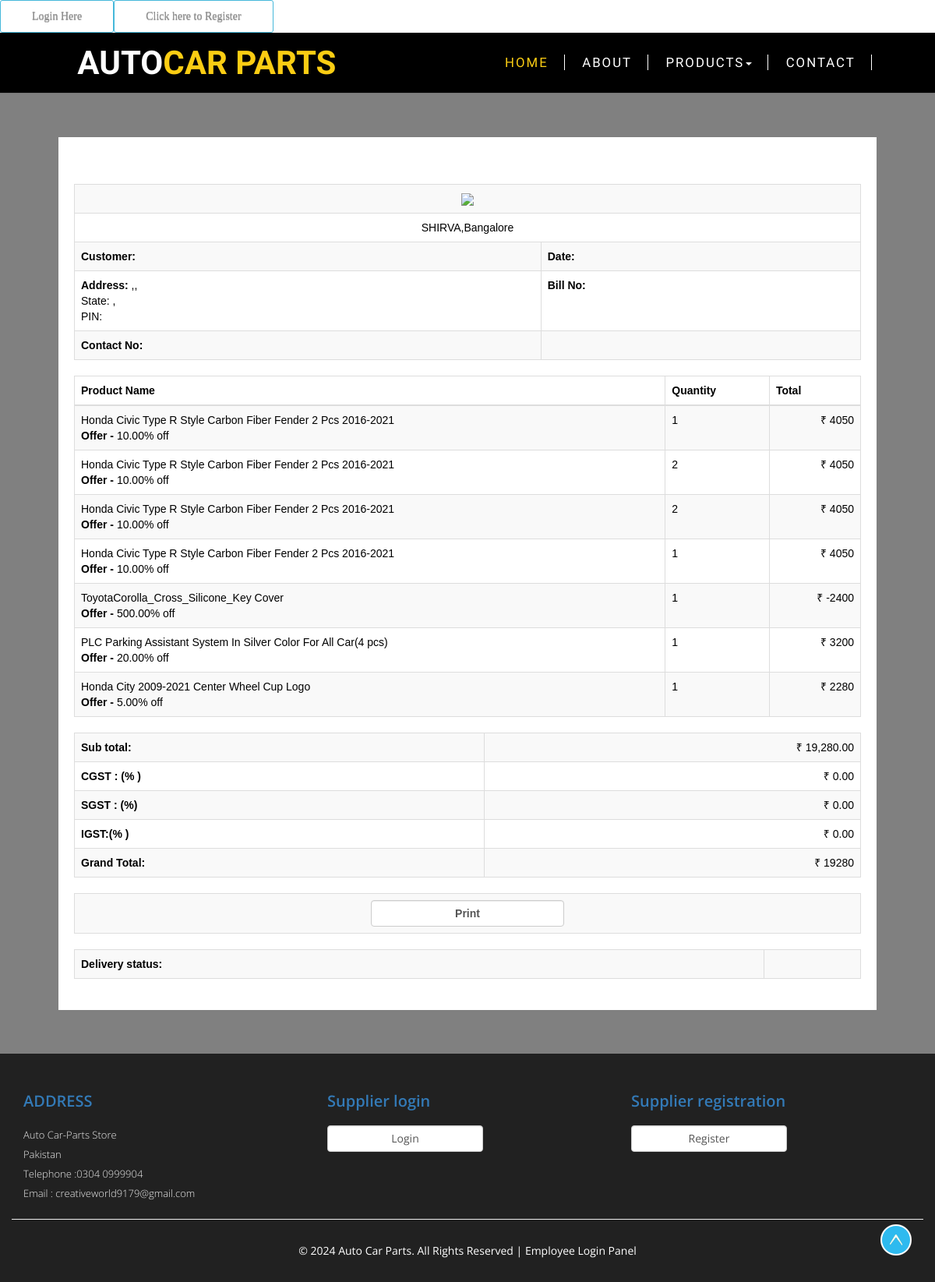
Page /customizedorderbillreceipt.php on the committed database.
### tables this page shows
CREATE TABLE `purchase` (
  `purchaseid` int(10) NOT NULL,
  `billingid` int(10) NOT NULL,
  `customerid` int(10) NOT NULL,
  `productid` int(10) NOT NULL,
  `qty` int(10) NOT NULL,
  `cost` float(10,2) NOT NULL,
  `cgsttax` float(10,2) NOT NULL,
  `sgsttax` float(10,2) NOT NULL,
  `igsttax` float(10,2) NOT NULL,
  `discount` float(10,2) NOT NULL,
  `status` varchar(10) NOT NULL
);

CREATE TABLE `product` (
  `productid` int(10) NOT NULL,
  `productstypeid` int(10) NOT NULL,
  `supplierid` int(10) NOT NULL,
  `title` varchar(100) NOT NULL,
  `description` text NOT NULL,
  `cost` float(10,2) NOT NULL,
  `specifications` text NOT NULL,
  `warranty` text NOT NULL,
  `installationdemo` text NOT NULL,
  `status` varchar(25) NOT NULL
);

CREATE TABLE `offer` (
  `offerid` int(10) NOT NULL,
  `productid` int(10) NOT NULL,
  `supplierid` int(10) NOT NULL,
  `discountamt` float(10,2) NOT NULL,
  `status` varchar(10) NOT NULL
);

### customizedorderbillreceipt.php (the view, shortened to what this page needs)
<?php
include("header.php");
	 	$sqlbilling1  = "SELECT * FROM billing LEFT JOIN cutomer ON billing.customerid=cutomer.customer_id LEFT JOIN purchase ON purchase.billingid=billing.billingid LEFT JOIN product ON  product.productid=purchase.productid WHERE billing.billingid='$_GET[insid]'";
	$qsqlbilling1 = mysqli_query($con,$sqlbilling1);
	$rsbilling1 = mysqli_fetch_array($qsqlbilling1);
?>
<div class="w3-contact" id="contact">
<div class="content-w3ls agileits w3 wthree w3-agile w3-agileits agileinfo agile" style="width:1050px;background-color:white;color:black;">
	<form action="" method="post" >
<div id="printarea"	>
<table    class="table table-striped table-bordered dataTable no-footer" cellspacing="0" width="100%" role="grid" aria-describedby="example_info" style="width: 100%;">
<tr>
	<th colspan="3"><center><img src='images/goodwillproductshop.png' ></center></th>
</tr>
<tr>
	<td colspan="3"><center>SHIRVA,Bangalore</center></td>
</tr>
<tr>
	<td colspan="2"><b>Customer:</b>  <?php echo $rsbilling1['customername']; ?></td>
	<td><b>Date:</b>  <?php echo $rsbilling1['purchasedate']; ?> </td>
</tr>
<tr>
	<td colspan="2"><b>Address:</b> <?php echo $rsbilling1[4]; ?>,<?php echo $rsbilling1[5]; ?>,<br>State: <?php echo $rsbilling1[6]; ?>,<br>PIN: <?php echo $rsbilling1[8]; ?> </td>
	<td><b>Bill No:</b> <?php echo $rsbilling1['billingid']; ?></td>
</tr>
<tr>
	<td colspan="2"><b>Contact No:</b><?php echo $rsbilling1[7]; ?> </td>
	<td></td>
</tr>
</table>
<table   class="table table-striped table-bordered dataTable no-footer" cellspacing="0" width="100%" role="grid" aria-describedby="example_info" style="width: 100%;background-color:white;">
	<thead>
		<tr>
			<th>Product  Name</th>
			<th>Quantity</th>
			<th>Total</th>
		</tr>
	</thead>
	<tbody>
	<?php
	$subtotal1=0;
	$sql  = "SELECT * FROM purchase LEFT JOIN product ON purchase.productid=product.productid LEFT JOIN billing ON purchase.billingid=billing.billingid WHERE purchase.billingid='$_GET[insid]'";
	$qsql = mysqli_query($con,$sql);
	while($rs = mysqli_fetch_array($qsql))
	{
	$sqloffer= "SELECT * FROM offer WHERE  productid='$rs[productid]'";
	$qsqloffer  = mysqli_query($con,$sqloffer);
	$rsoffer = mysqli_fetch_array($qsqloffer);
	$offeramt = $rsoffer["discountamt"];
if(mysqli_num_rows($qsqloffer) ==0)
{
	$totamt = $rs['cost'];
}
else
{
	$totamt = $rs['cost'] - ($rs['cost']  * $offeramt/100);
}
		echo "<tr>
			<td>$rs[title]";
if(mysqli_num_rows($qsqloffer) ==0)
{
}
else
{
	echo "<br>";
	echo "<b>Offer - </b>$offeramt% off";
}
		echo "</td>
			<td>$rs[qty]</td>
			<td  align='right'>₹ " .  $totamt. "</td>
		</tr>";
		$subtotal1 = $subtotal1 + ($totamt );
	}
		?>
</table>
<table class="table table-striped table-bordered dataTable no-footer" cellspacing="0" width="100%" role="grid" aria-describedby="example_info" style="width: 100%;background-color:white;">
<tr>
	<th colspan="2"><b>Sub total:</b> </th>
	<td align="right">₹ <?php
	 $subtotal = $subtotal1;
	echo number_format($subtotal,2);
	?></td>
</tr>
<tr>
	<th colspan="2">CGST : (<?php echo $rsbilling1['cgsttax']; ?>% )</th>
	<td align="right">₹ <?php  $cgst =  $subtotal * $rsbilling1['cgsttax']/100;
	echo number_format($cgst,2);
	?></td>
</tr>
<tr>
	<th colspan="2">SGST : (<?php echo $rsbilling1['sgsttax']; ?>%)</th>
	<td align="right">₹ <?php  $sgst = $subtotal * $rsbilling1['sgsttax']/100;
	echo number_format($sgst,2);
	?></td>
</tr>
<?php
		if($rsbilling1[6] == "Karnataka")
		{
			$igst=0;
		}
		else
		{
?>
<tr>
	<th colspan="2">IGST:(<?php echo $rsbilling1['igsttax']; ?>% )</th>
	<td align="right"> ₹ <?php  $igst =  $subtotal * $rsbilling1['igsttax']/100;
		echo number_format($igst,2);
	?></td>
</tr>
<?php
		}
?>
<tr>
	<th colspan="2"><b>Grand Total:</b> </th>
	<td align="right">₹ <?php echo $total  =  $subtotal + $cgst + $sgst + $igst; ?></td>
</tr>
 </table>
 </div>
 <table    class="table table-striped table-bordered dataTable no-footer" cellspacing="0" width="100%" role="grid" aria-describedby="example_info" style="width: 100%;">
<tr>
	<th colspan="3"><center><input type='button' name="btnPrint" id="btnPrint" value="Print" style='width:25%;' class='form-control'></center></th>
</tr>
</table>
<?php
if(isset($_SESSION['employeeid']))
{
?>
<hr>
 <table    class="table table-striped table-bordered dataTable no-footer" cellspacing="0" width="100%" role="grid" aria-describedby="example_info" style="width: 100%;">
<tr>
	<th>
	Update Delivery status:
	</th>
	<th>
	<?php echo $rsbilling1['deliverystatus']; ?>
	</th>
	<th>
	<a href='bill.php?st=Under process&billno=<?php echo $_GET['billno']; ?>'>Under process</a> |
	<a href='bill.php?st=Under transit&billno=<?php echo $_GET['billno']; ?>'>Under transit</a> |
	<a href='bill.php?st=Delivered&billno=<?php echo $_GET['billno']; ?>'>Delivered</a>
	</th>
</tr>
</table>
<?php
}
else
{
?>
<table    class="table table-striped table-bordered dataTable no-footer" cellspacing="0" width="100%" role="grid" aria-describedby="example_info" style="width: 100%;">
<tr>
	<th>
	Delivery status:
	</th>
	<th>
	</th>
</tr>
</table>
<?php
}
?>
	</form>
	<br>
</div>
</div>
<?php
include("footer.php");
?>

### css/style.css (style rules this page uses)
body { padding: 0; margin: 0; background: #FFF; font-family: 'Open Sans', sans-serif; }
input[type="button"], input[type="submit"] { transition: 0.5s all; -webkit-transition: 0.5s all; -moz-transition: 0.5s all; -o-transition: 0.5s all; -ms-transition: 0.5s all; }
.w3-contact { padding: 4em 0; }
.w3-contact { background-color:grey; background-position:center; background-attachment:fixed; background-size:cover; -webkit-background-size:cover; -moz-background-size:cover; -o-background-size:cover; -ms-background-size:cover; font-family: 'Muli', sans-serif; }
.content-w3ls { width: 35%; margin: 0 auto; background:rgba(0,0,0,0.5); text-align: left; padding: 60px 20px 0; color:white; }

### rows in the picture
purchase: productid.title "Honda Civic Type R Style Carbon Fiber Fender 2 Pcs 2016-2021", offer.discountamt "10.00", qty "1", productid.discountamt "4050"
purchase: productid.title "Honda Civic Type R Style Carbon Fiber Fender 2 Pcs 2016-2021", offer.discountamt "10.00", qty "2", productid.discountamt "4050"
purchase: productid.title "Honda Civic Type R Style Carbon Fiber Fender 2 Pcs 2016-2021", offer.discountamt "10.00", qty "2", productid.discountamt "4050"
purchase: productid.title "Honda Civic Type R Style Carbon Fiber Fender 2 Pcs 2016-2021", offer.discountamt "10.00", qty "1", productid.discountamt "4050"
purchase: productid.title "ToyotaCorolla_Cross_Silicone_Key Cover", offer.discountamt "500.00", qty "1", productid.discountamt "-2400"
purchase: productid.title "PLC Parking Assistant System In Silver Color For All Car(4 pcs)", offer.discountamt "20.00", qty "1", productid.discountamt "3200"
purchase: productid.title "Honda City 2009-2021 Center Wheel Cup Logo", offer.discountamt "5.00", qty "1", productid.discountamt "2280"

### other values in the picture
$subtotal "19,280.00"
$cgst "0.00"
$sgst "0.00"
$igst "0.00"
$total  =  $subtotal + $cgst + $sgst + $igst "19280"
